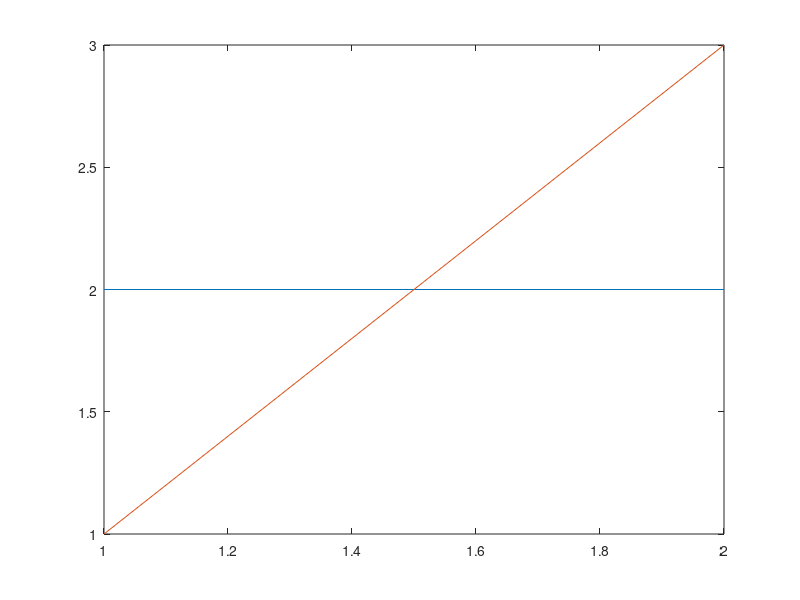

Recreate this plot in MATLAB. (Note: this script raises an error after producing the figure.)
%% Combinded Plots
% Explains how to combine several plots, e.g. plotting on the
% top of an inverse pole figure some important crystal directions. 
%
%% Open in Editor
%
%% Contents
%

%% General Principle
% In order to tell MATLAB to plot one plot right on the top of an older
% plot one has to use the commands [[matlab:doc hold,hold all]] and
% [[matlab:doc hold,hold off]]. Let's demostrate this using a simple example.

plot([2 2])

hold all

plot([1 3])

hold off

%% Combine Different EBSD Data
% First we want to show up two different EBSD data sets in one plot

%%
% let's simulate some EBSD data
cs = symmetry('-3m'); ss = symmetry('triclinic');
odf = unimodalODF(orientation('euler',0,0,0,cs,ss));
ebsd = calcEBSD(odf,100);
ebsd_rotated = calcEBSD(rotate(odf,rotation('Euler',60*degree,60*degree,0*degree)),100);

%%
% plot them as a scatter plot in axis / angle parametrized orientation
% space

scatter(ebsd)
hold all
scatter(ebsd_rotated);
hold off


%%
% a second way would be to superpose the pole figures of both EBSD data sets.

h = [Miller(0,0,0,1,cs),Miller(1,0,-1,0,cs)];
plotpdf(ebsd,h,'antipodal','MarkerSize',4)
hold all % keep plot
plotpdf(ebsd_rotated,h,'MarkerSize',4);
hold off % next plot command deletes all plots


%% Combine countoured pole figures (smooth ODF plots) with EBSD Data Scatter Plots
% You can also combine a contour plot of a model ODF with a scatter plot of single
% orientations.

plotpdf(odf,h,'antipodal','contourf','gray','grid')
hold all
plotpdf(ebsd,h,'antipodal','MarkerSize',5,'MarkerColor','b','MarkerEdgeColor','w')
hold all
plotpdf(ebsd_rotated,h,'MarkerSize',5,'MarkerColor','r','MarkerEdgeColor','k');
hold off
hh = legend({'EBSD 1','EBSD 2'},'units','normalized','position',[0.022 0.9 0.1 0.08]);

%%
% and, of course, you can do the same with ODF plots:

close all;
figure('position',[100 100 700 300]);
plotodf(odf,'gray','sections',8)
hold all
plotodf(ebsd,'MarkerSize',8,'MarkerColor','b','MarkerEdgeColor','w')
hold all
plotodf(ebsd_rotated,'MarkerSize',8,'MarkerColor','r','MarkerEdgeColor','k');
hold off


%% Add Miller Indices to an Inverse Pole Figure Plot
% Next we are going to add some Miller indices to an inverse pole figure
% plot.

plotipdf(odf,xvector,'gray');

hold all % keep plot
plot(Miller(1,1,-2,0,cs),'symmetrised','labeled')
plot(Miller(0,1,-1,0,cs),'symmetrised','labeled')
plot(Miller(0,1,-1,1,cs),'symmetrised','labeled')
hold off % next plot command deletes all plots
